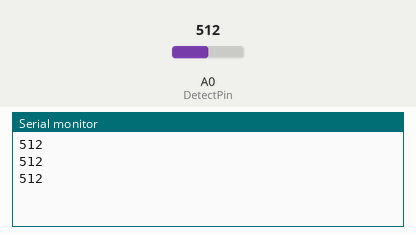
This sketch was run on a simulated Arduino Uno, built with avr-gcc and run on an emulated ATmega328P. On the bench: the last lines printed to the serial monitor. The test bench sets the inputs (shaded band); at power-on: A0 (DetectPin) = 512.

Above: at 1.3 s.
1.4 s: A0 (DetectPin) set to 716
At 1.9 s:
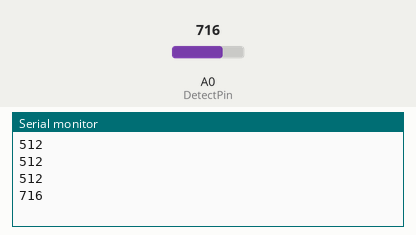
2.9 s: A0 (DetectPin) set to 900
At 3.4 s:
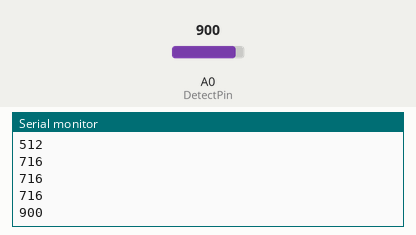
Timing chart, 0 to 5.9 s (numbered marks = the images above; inputs shaded):
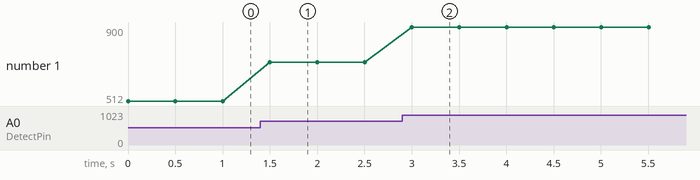

The sketch:

_____.ino
```cpp
//火燄偵測器
int DetectPin=A0;		//定義類比輸入腳位
int DelayTime=500;		//偵測間隔時間

void setup()
{
	Serial.begin(9600);
}

void loop()
{
	int DetectVal = analogRead( DetectPin );	//偵測輸入的類比值
	Serial.println(DetectVal);
	delay(DelayTime);
}
```

Measured:
- after the input at 1.4 s, the serial monitor: prints a new line after 0.10 s (image 1)
- after the input at 2.9 s, the serial monitor: prints a new line after 0.10 s (image 2)
- plotted number 1: 512 → 716 after the input at 1.4 s, 716 → 900 after the input at 2.9 s
